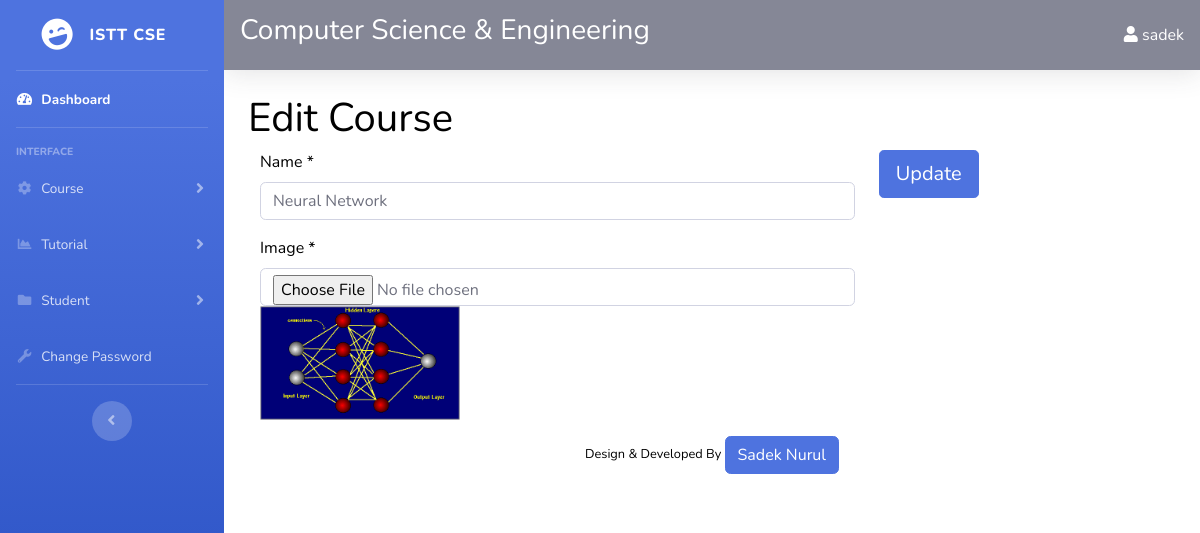
The app's page /admin/index.php?edit_course&id=1 (signed in) with its own data.
### tables this page shows
CREATE TABLE `courses` (
  `id` int(100) NOT NULL,
  `name` varchar(255) NOT NULL,
  `image` text NOT NULL,
  `date` varchar(255) NOT NULL
);

### resources/functions.php (called while the page is built, shortened)
<?php
function query($sql){
	global $connection;
	return mysqli_query($connection,$sql);
}
function escape_string($string){
	global $connection;
	return mysqli_real_escape_string($connection,$string);
}
function fetch_array($result){
	return mysqli_fetch_array($result);
}
function remove_slashes($string){
	$text = str_replace("\\r\\n", "", $string);
	$text = implode("",explode("\\",$text));
	return $text;
}
?>

### resources/templates/back/edit-course.php (the view, shortened to what this page needs)
<?php
 $query = query("SELECT * FROM courses WHERE id = " . escape_string($_GET['id']) . "");
 while($row = fetch_array($query)) {
	$name        = remove_slashes(escape_string($row['name']));
	$image       = escape_string($row['image']);
 }
?>
<div class="col-md-12">
<div class="row">
<h1 class="page-header">
   Edit Course
</h1>
</div>
<div class="row">
<form action="" method="post" enctype="multipart/form-data" style="width:100%;">
<div class="col-md-8">
	<div class="form-group">
		<label for="product-title">Name * </label>
            <input type="text" name="name" id="" value="<?php echo stripslashes(trim($name)); ?>" class="form-control" required />
    </div>
	<div class="form-group">
		<label for="product-title">Image * </label>
            <input type="file" name="image" id="" class="form-control" />
			<img src="../resources/tutorial-images/<?php echo $image; ?>" alt="" width="200" />
    </div>
</div>
<aside id="admin_sidebar" class="col-md-4">
     <div class="form-group">
        <input type="submit" name="update" class="btn btn-primary btn-lg" value="Update">
    </div>
</aside>
</form>
</div>

### records on screen
courses: name "Neural Network", image (picture)

### other values on screen
$_SESSION['username'] "sadek"
